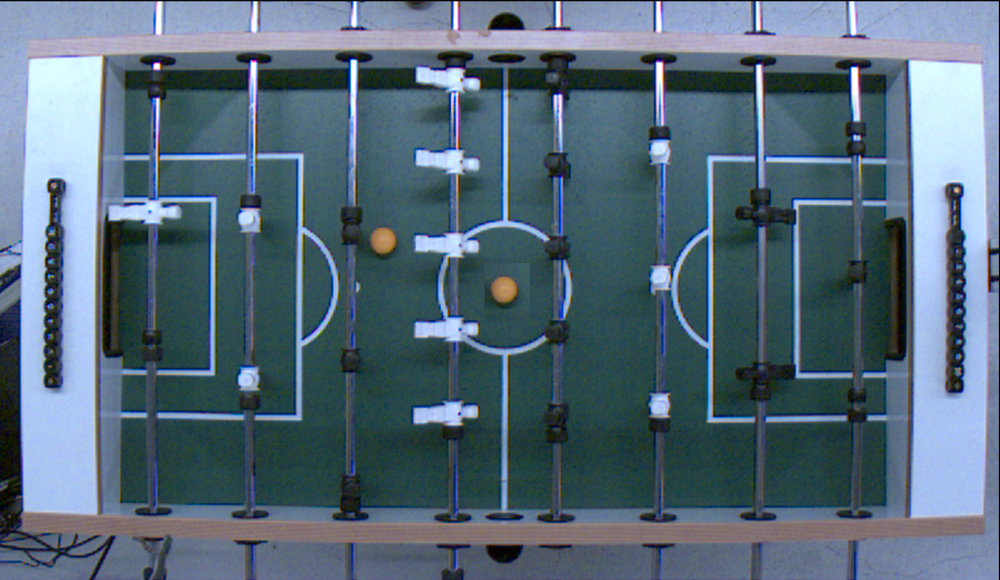
#> input picture media/BallCalibration.PNG, 1000 x 580 px, shrunk from 1835 x 1064 before the run
$ python -i field.py   (imports and definitions only)
#> lines starting #> are read from the running program, lines starting #| are printed output that depends on the picture; long printed decimals are rounded
#Copyright 2016 StudentCV
#Copyright and related rights are licensed under the
#Solderpad Hardware License, Version 0.51 (the “License”);
#you may not use this file except in compliance with the License.
#You may obtain a copy of the License at http://solderpad.org/licenses/SHL-0.51.
#Unless required by applicable law or agreed to in writing,
#software, hardware and materials distributed under this License
#is distributed on an “AS IS” BASIS, WITHOUT WARRANTIES OR CONDITIONS OF ANY KIND,
#either express or implied. See the License for the specific language
#governing permissions and limitations under the License.

# TODO: extensive commenting on calculations
import cv2
import numpy as np
import math

class field:
    """
    The soccer field is determined by the position of the center spot, the
    angle of the center line and the size of the center circle.
    Since the diameter of the center circle is fixed at 20.5 cm, all other
    points of the field can be calculated by these three measures.
    """

    field = 0
    center = 0 # [x, y, radius of center circle]
    ratioPxCm = 0
    angle = 0
    goalCenterLeft = 0
    goalCenterRight = 0
    goalAreaRadius = 0

    def calibrate(self, calibrationImage, verbose=0):
#> called with verbose = 0
        calibrationImageHSV = cv2.cvtColor(calibrationImage, cv2.COLOR_RGB2HSV)
#> calibrationImageHSV: shape (580, 1000, 3); mean H, S, V 97.7, 95.8, 125.6
        self._getCenterScale(calibrationImageHSV, verbose)
        self._getAngle(calibrationImageHSV, verbose)
        self._calcField()
        self._calcGoalArea()

    # [62 lines left out: functions inField, draw, not called in this run]

    def _getCenterScale(self, calibrationImage, verbose=0):
        """
        :param calibrationImage: The HSV-image to use for calculation
        :return: Position of center point in image (tuple), ratio px per cm (reproduction scale)
        """
#> called with verbose = 0
        # Some preprocessing
        rgb = cv2.cvtColor(calibrationImage, cv2.COLOR_HSV2RGB)
        gray = cv2.cvtColor(rgb, cv2.COLOR_BGR2GRAY)
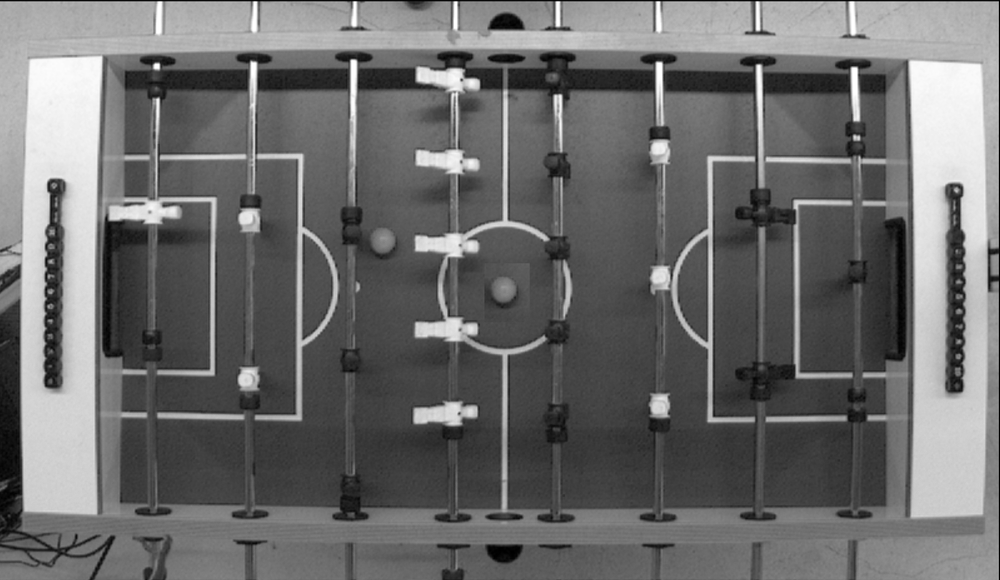
#> gray: shape (580, 1000); min 0, max 255, mean 108.8
        blurred = cv2.GaussianBlur(gray, (5, 5), 1)
        thresh = cv2.adaptiveThreshold(blurred,255,cv2.ADAPTIVE_THRESH_GAUSSIAN_C, cv2.THRESH_BINARY,3,2)
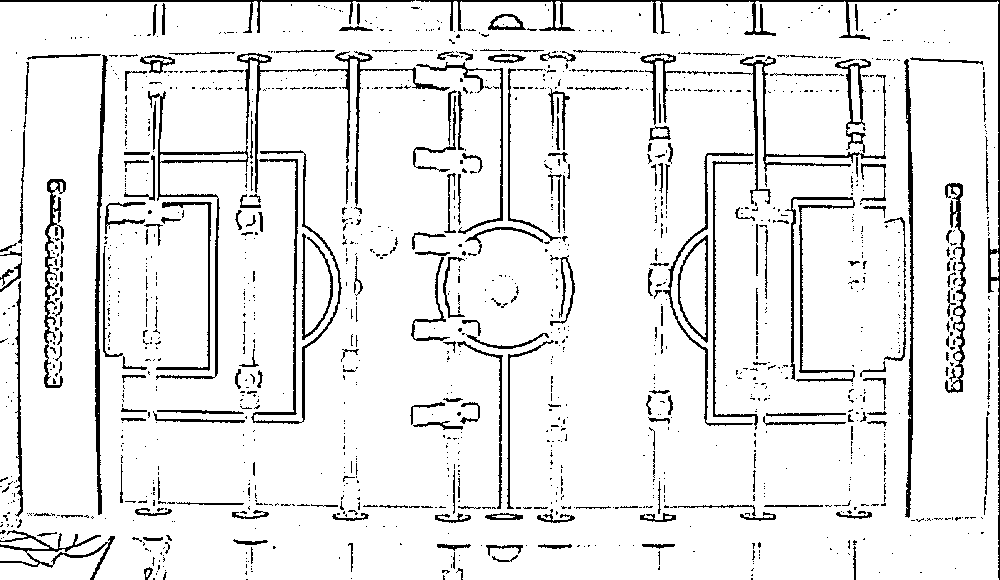
#> thresh: shape (580, 1000); 91.4% white; black in thin lines or dots
        if verbose:
            cv2.imshow("adaptiveThreshold", thresh)
            cv2.waitKey(0)

        # Detect circles in image
        circles = cv2.HoughCircles(thresh, cv2.HOUGH_GRADIENT, 1, 100, param1=50, param2=30, minRadius=50, maxRadius=300)
#> circles = 42 rows, first 8: [485.5, 272.5, 271.9], [685.5, 279.5, 227.9], [308.5, 313.5, 264.2], [254.5, 206.5, 205.9], [810.5, 222.5, 149.8], [259.5, 446.5, 242.2], [579.5, 308.5, 222.4], [383.5, 229.5, 180.6]

        # Select the nearest circle to the center of calibrationImage
        centerCircle = (0, 0, 0)
        minDistance = 0xFFFFFFFFFFF

        for circle in circles[0]:
            distX = abs(circle[0] - calibrationImage.shape[1] / 2)
            distY = abs(circle[1] - calibrationImage.shape[0] / 2)
            if(distX + distY) < minDistance:
                minDistance = distX + distY
                centerCircle = circle
                # Show each candidate circle in red
                if verbose == 1:
                    cv2.circle(blurred, (int(centerCircle[0]), int(centerCircle[1])), int(centerCircle[2]), (255, 0, 0), 1)
                    cv2.imshow("Center circle", blurred)
#> this loop made 42 passes
#> (distX, distY, minDistance, centerCircle) on pass 1: (14.5, 17.5, 32, [485.5, 272.5, 271.9])
#> (circle, distX, distY) on passes 2 to 7: ([685.5, 279.5, 227.9], 185.5, 10.5), ([308.5, 313.5, 264.2], 191.5, 23.5), ([254.5, 206.5, 205.9], 245.5, 83.5), ([810.5, 222.5, 149.8], 310.5, 67.5), ([259.5, 446.5, 242.2], 240.5, 156.5), ([579.5, 308.5, 222.4], 79.5, 18.5)
#> after the loop, minDistance = 32

        # Draw chosen circle in green
        if verbose == 1:
            cv2.circle(blurred, (int(centerCircle[0]), int(centerCircle[1])), int(centerCircle[2]), (0, 255, 0), 1)
            cv2.imshow("Center circle", blurred)

        # Since the diameter of the center circle is fixed at 20.5 cm, we can calculate the ratio of
        # pixels / cm from the radius of the center circle found.
        radius = centerCircle[2]
#> radius = 271.9
        ratioPxCm = radius / 8.75 # Normally 10.25 but trying other values for my table
#> ratioPxCm = 31.07

        self.center = centerCircle
#> self.center = [485.5, 272.5, 271.9]
        self.ratioPxCm = ratioPxCm
#> self.ratioPxCm = 31.07

        print("Center circle: " + str(centerCircle) + " ratioPxCm: " + str(ratioPxCm))
#| Center circle: [485.5 272.5 271.9] ratioPxCm: 31.074

        return [self.center, self.ratioPxCm]

    # [11 lines left out: function _distanceToLine, not called in this run]

    def _getAngle(self, calibrationImage, verbose=0):
        """
        Method _getCenterScale has to be called before.
        :param calibrationImage: The HSV-image to use for calculation
        :return: Rotation angle of the field in image
        """
#> called with verbose = 0
        angle = 0

        # The initialization is done with an square of 4x the radius of the center circle at the center of the field.
        # This way we maximize the chances to detect the center line first.
        x1 = int(round(self.center[0] - 2*self.center[2], 0))
#> x1 = -58
        x2 = int(round(self.center[0] + 2*self.center[2], 0))
#> x2 = 1029
        y1 = int(round(self.center[1] - 2*self.center[2], 0))
#> y1 = -271
        y2 = int(round(self.center[1] + 2*self.center[2], 0))
#> y2 = 816
        print("(x1,x2): " + str(((x1,x2))) + "(y1,y2): " + str(((y1,y2))))
#| (x1,x2): (-58, 1029)(y1,y2): (-271, 816)
        cropped = calibrationImage[y1:y2, x1:x2]
#> cropped: shape (271, 58, 3); mean H, S, V 106.7, 75.3, 186.1
        cv2.imshow("_getAngle : Center line", cropped)
        cv2.waitKey(0)

        rgb   = cv2.cvtColor(cropped, cv2.COLOR_HSV2RGB)
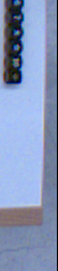
#> rgb: shape (271, 58, 3); mean R, G, B 132.9, 149.2, 184.6
        gray  = cv2.cvtColor(rgb, cv2.COLOR_RGB2GRAY)
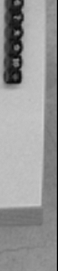
#> gray: shape (271, 58); min 0, max 206, mean 148.3
        edges = cv2.Canny(gray, 50, 150, apertureSize=3)
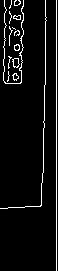
#> edges: shape (271, 58); 5.9% white in thin lines or dots

        # Detect lines in image
        # https://docs.opencv.org/3.4/d9/db0/tutorial_hough_lines.html
        lines = cv2.HoughLines(edges, 1, np.pi/180, 110)
#> lines = [[56, 0], [46, 0.0175]]

        if lines.shape[0]:
            line_count = lines.shape[0]
#> line_count = 2
        else:
            raise Exception('field not detected')

        # Take the first line as OpenCv will return the lines in order of their confidence, with the strongest line first. It should be the field center line.
        for rho, theta in lines[0]:
            a = np.cos(theta)
            b = np.sin(theta)
            x0 = a * rho
            y0 = b * rho
            x1 = int(x0 + 1000*(-b))
            y1 = int(y0 + 1000*a)
            x2 = int(x0 - 1000*(-b))
            y2 = int(y0 - 1000*a)
            angle = np.degrees(b)
#> this loop made 1 pass
#> (rho, theta, a, b, x0, y0, x1, y1) on pass 1: (56, 0, 1, 0, 56, 0, 56, 1000)

        # Show the frame to our screen
        if verbose == 1:
            cv2.line(rgb, (x1, y1), (x2, y2), (0, 0, 255), 2)
            cv2.imshow("_getAngle : Center line", rgb)
            cv2.imshow("_getAngle : gray", gray)
            cv2.imshow("_getAngle : edges", edges)
            print('Detected table angle: ' + str(angle))

        self.angle = angle
#> self.angle = 0
        return angle

    def _calcField(self):
        """
        This method needs some class variables. get_angle and get_center_scale have to be called beforehand.
        :return: field edges [Top left, top right, bottom right and bottom left corner] (list)
        """

        half_field_width_cm = 60
        half_field_height_cm = 34
        half_field_width_px = half_field_width_cm * self.ratioPxCm
#> half_field_width_px = 1864.5
        half_field_height_px = half_field_height_cm * self.ratioPxCm
#> half_field_height_px = 1056.5

        angle_radial_scale = np.radians(self.angle)
#> angle_radial_scale = 0

        x2 = int(self.center[0] - half_field_width_px + np.tan(angle_radial_scale) * half_field_height_px)
#> x2 = -1378
        y2 = int(self.center[1] - half_field_height_px - np.tan(angle_radial_scale) * half_field_width_px)
#> y2 = -784
        topLeft = [x2, y2]
#> topLeft = [-1378, -784]

        x2 = int(self.center[0] + half_field_width_px + np.tan(angle_radial_scale) * half_field_height_px)
#> x2 = 2349
        y2 = int(self.center[1] - half_field_height_px + np.tan(angle_radial_scale) * half_field_width_px)
        topRight = [x2, y2]
#> topRight = [2349, -784]

        x2 = int(self.center[0] - half_field_width_px - np.tan(angle_radial_scale) * half_field_height_px)
#> x2 = -1378
        y2 = int(self.center[1] + half_field_height_px - np.tan(angle_radial_scale) * half_field_width_px)
#> y2 = 1329
        bottomLeft = [x2, y2]
#> bottomLeft = [-1378, 1329]

        x2 = int(self.center[0] + half_field_width_px - np.tan(angle_radial_scale) * half_field_height_px)
#> x2 = 2349
        y2 = int(self.center[1] + half_field_height_px + np.tan(angle_radial_scale) * half_field_width_px)
        bottomRight = [x2, y2]
#> bottomRight = [2349, 1329]

        self.field = [topLeft, topRight, bottomRight, bottomLeft]
#> self.field = [[-1378, -784], [2349, -784], [2349, 1329], [-1378, 1329]]
        return [topLeft, topRight, bottomRight, bottomLeft]

    def _calcGoalArea(self):
        """
        The 'goal area' is the half circle around the goals. It is assumed,
        that the ball will be seen in a goal area before the score is
        incremented.
        :return: None
        """
        topLeft = self.field[0]
#> topLeft = [-1378, -784]
        topRight = self.field[1]
#> topRight = [2349, -784]
        bottomLeft = self.field[3]
#> bottomLeft = [-1378, 1329]

        tlbl = bottomLeft[0] - topLeft[0], bottomLeft[1] - topLeft[1]  # Topleft to BottomLeft
#> tlbl = (0, 2113)
        tltr = topRight[0] - topLeft[0], topRight[1] - topLeft[1]  # Topleft to TopRight
#> tltr = (3727, 0)

        self.goalCenterLeft = int(topLeft[0] + (0.5 * tlbl[0])), int(topLeft[1] + (0.5 * tlbl[1]))
#> self.goalCenterLeft = (-1378, 272)
        self.goalCenterRight = int(self.goalCenterLeft[0] + tltr[0]), int(self.goalCenterLeft[1] + tltr[1])
#> self.goalCenterRight = (2349, 272)

        self.goalAreaRadius = int(12 * self.ratioPxCm)
#> self.goalAreaRadius = 372

    # [19 lines left out: function getVar, not called in this run]

>>> import cv2
>>> picture = cv2.cvtColor(cv2.imread('media/BallCalibration.PNG'), cv2.COLOR_BGR2RGB)
>>> result = field().calibrate(picture)
